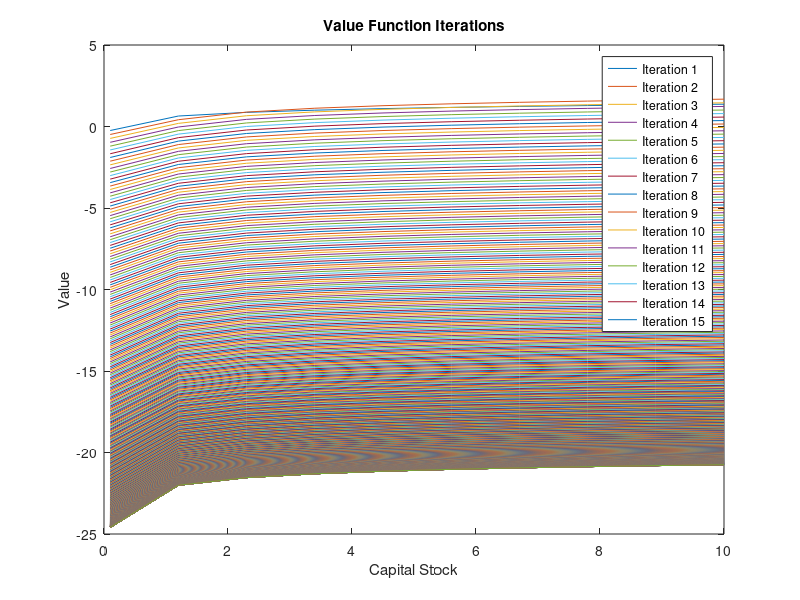
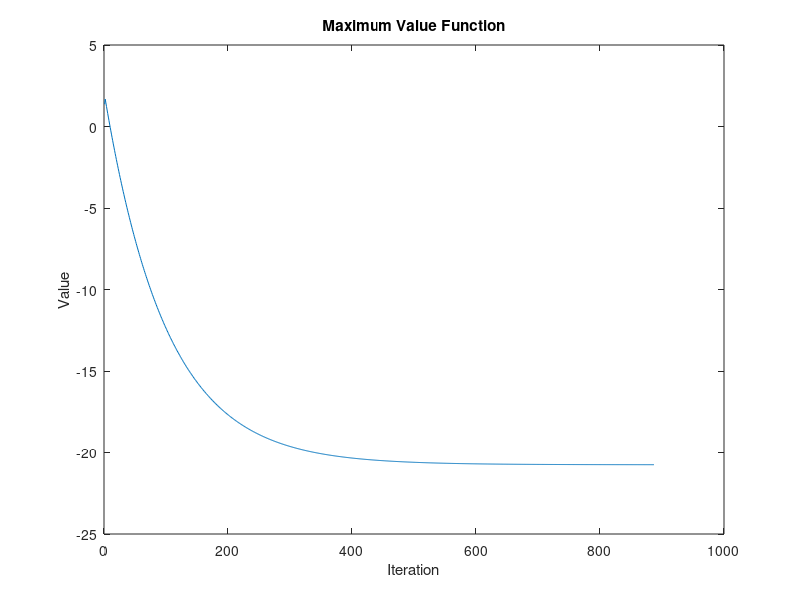
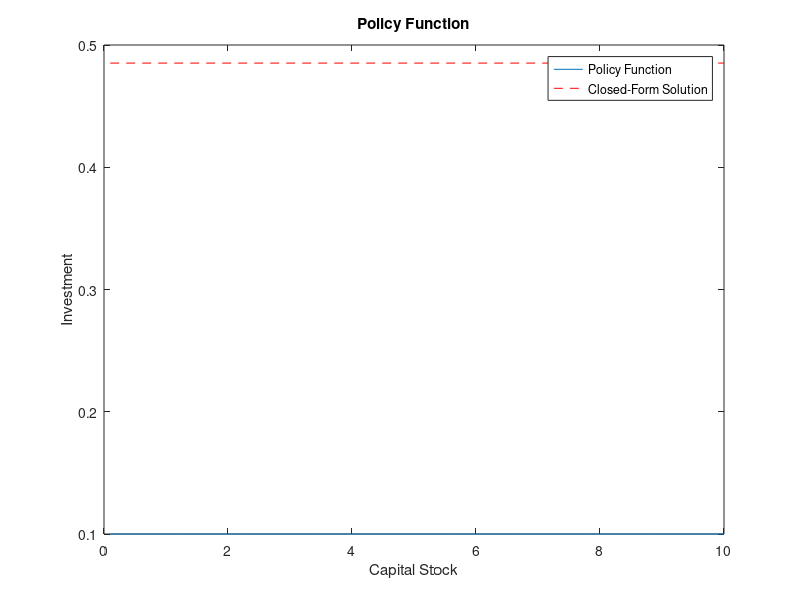
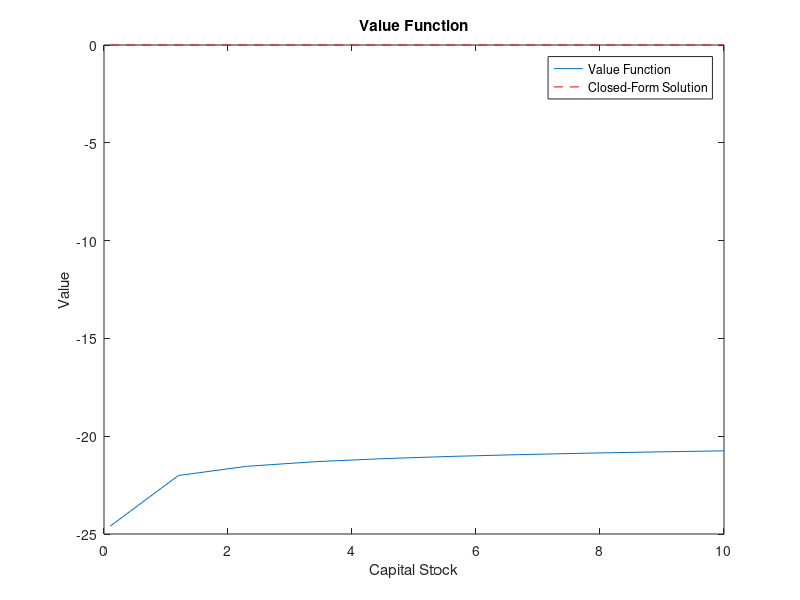

Write the MATLAB code that produced these figures, in order. (Note: a time limit stopped this script after it produced the figures.)
% Model parameters
N = 10;          % number of grid points
delta = 1;       % depreciation rate
beta = 0.99;     % discount factor
alpha = 0.33;    % capital share
A = 1.8855;      % technology parameter

% Grid for capital accumulation
k_min = 0.1;     % minimum capital stock
k_max = 10;      % maximum capital stock
k_grid = linspace(k_min, k_max, N)';  % capital grid

% Utility function
u = @(c) log(c);  % log utility

% Compute closed-form solution
k_star = (alpha*beta*A)^(1/(1-alpha));
V_star = log(A*k_star^alpha - delta*k_star) / (1-beta);

% Initial guess for value function
V = zeros(N, 1);

% Value function iteration
tol = 1e-4;       % convergence tolerance
maxiter = 1000;   % maximum number of iterations
V_all = zeros(N, maxiter);  % value function at each iteration
max_V = zeros(maxiter, 1);  % maximum value function across iterations
for iter = 1:maxiter
    V_old = V;
    for i = 1:N
        k = k_grid(i);
        c = A*k^alpha + (1-delta)*k - k_grid;
        c(c<=0) = eps;
        u_vec = u(c);
        [V(i), ~] = max(u_vec + beta*V_old);
    end
    V_all(:, iter) = V;
    max_V(iter) = max(V);
    if norm(V - V_old) < tol
        break
    end
end

% Policy function
[~, k_idx] = max(u_vec + beta*V_old, [], 2);
k_policy = k_grid(k_idx);

% Plot value function iterations
figure
plot(k_grid, V_all(:, 1:iter))
title('Value Function Iterations')
xlabel('Capital Stock')
ylabel('Value')
legend('Iteration 1', 'Iteration 2', 'Iteration 3', 'Iteration 4', 'Iteration 5', ...
    'Iteration 6', 'Iteration 7', 'Iteration 8', 'Iteration 9', 'Iteration 10', ...
    'Iteration 11', 'Iteration 12', 'Iteration 13', 'Iteration 14', 'Iteration 15')
saveas(gcf, 'value_function_iterations.png')

% Plot maximum value function
figure
plot(1:iter, max_V(1:iter))
title('Maximum Value Function')
xlabel('Iteration')
ylabel('Value')
saveas(gcf, 'maximum_value_function.png')

% Plot policy function and closed-form solution
figure
plot(k_grid, k_policy)
hold on
plot([k_min, k_max], [k_star, k_star], 'r--')
hold off
title('Policy Function')
xlabel('Capital Stock')
ylabel('Investment')
legend('Policy Function', 'Closed-Form Solution')
saveas(gcf, 'policy_function.png')

% Plot closed-form solution and final value function
figure
plot(k_grid, V_all(:, iter))
hold on
plot([k_min, k_max], [V_star, V_star], 'r--')
hold off
title('Value Function')
xlabel('Capital Stock')
ylabel('Value')
legend('Value Function', 'Closed-Form Solution')
saveas(gcf, 'value_function.png')

% --- With n = 100 ---- %

% Model parameters
N = 100;         % number of grid points
delta = 1;       % depreciation rate
beta = 0.99;     % discount factor
alpha = 0.33;    % capital share
A = 1.8855;      % technology parameter

% Grid for capital accumulation
k_min = 0.1;     % minimum capital stock
k_max = 10;      % maximum capital stock
k_grid = linspace(k_min, k_max, N)';  % capital grid

% Utility function
u = @(c) log(c);  % log utility

% Compute closed-form solution
k_star = (alpha*beta*A)^(1/(1-alpha));
V_star = log(A*k_star^alpha - delta*k_star) / (1-beta);

% Initial guess for value function
V = zeros(N, 1);

% Value function iteration
tol = 1e-4;       % convergence tolerance
maxiter = 1000;   % maximum number of iterations
V_all = zeros(N, maxiter);  % value function at each iteration
max_V = zeros(maxiter, 1);  % maximum value function across iterations
for iter = 1:maxiter
    V_old = V;
    for i = 1:N
        k = k_grid(i);
        c = A*k^alpha + (1-delta)*k - k_grid;
        c(c<=0) = eps;
        u_vec = u(c);
        [V(i), ~] = max(u_vec + beta*V_old);
    end
    V_all(:, iter) = V;
    max_V(iter) = max(V);
    if norm(V - V_old) < tol
        break
    end
end

% Policy function
[~, k_idx] = max(u_vec + beta*V_old, [], 2);
k_policy = k_grid(k_idx);

% Plot value function iterations
figure
plot(k_grid, V_all(:, 1:iter))
title('Value Function Iterations')
xlabel('Capital Stock')
ylabel('Value')
legend('Iteration 1', 'Iteration 2', 'Iteration 3', 'Iteration 4', 'Iteration 5', ...
    'Iteration 6', 'Iteration 7', 'Iteration 8', 'Iteration 9', 'Iteration 10', ...
    'Iteration 11', 'Iteration 12', 'Iteration 13', 'Iteration 14', 'Iteration 15')
saveas(gcf, 'value_function_iterations_n100.png')

% Plot maximum value function
figure
plot(1:iter, max_V(1:iter))
title('Maximum Value Function')
xlabel('Iteration')
ylabel('Value')
saveas(gcf, 'maximum_value_function_n100.png')

% Plot policy function and closed-form solution
figure
plot(k_grid, k_policy)
hold on
plot([k_min, k_max], [k_star, k_star], 'r--')
hold off
title('Policy Function')
xlabel('Capital Stock')
ylabel('Investment')
legend('Policy Function', 'Closed-Form Solution')
saveas(gcf, 'policy_function_n100.png')

% Plot closed-form solution and final value function
figure
plot(k_grid, V_all(:, iter))
hold on
plot([k_min, k_max], [V_star, V_star], 'r--')
hold off
title('Value Function')
xlabel('Capital Stock')
ylabel('Value')
legend('Value Function', 'Closed-Form Solution')
saveas(gcf, 'value_function_n100.png')

% ---- With n = 1000 ---- %
% Model parameters
N = 1000;        % number of grid points
delta = 1;       % depreciation rate
beta = 0.99;     % discount factor
alpha = 0.33;    % capital share
A = 1.8855;      % technology parameter

% Grid for capital accumulation
k_min = 0.1;     % minimum capital stock
k_max = 10;      % maximum capital stock
k_grid = linspace(k_min, k_max, N)';  % capital grid

% Utility function
u = @(c) log(c);  % log utility

% Compute closed-form solution
k_star = (alpha*beta*A)^(1/(1-alpha));
V_star = log(A*k_star^alpha - delta*k_star) / (1-beta);

% Initial guess for value function
V = zeros(N, 1);

% Value function iteration
tol = 1e-4;       % convergence tolerance
maxiter = 1000;   % maximum number of iterations
V_all = zeros(N, maxiter);  % value function at each iteration
max_V = zeros(maxiter, 1);  % maximum value function across iterations
for iter = 1:maxiter
    V_old = V;
    for i = 1:N
        k = k_grid(i);
        c = A*k^alpha + (1-delta)*k - k_grid;
        c(c<=0) = eps;
        u_vec = u(c);
        [V(i), ~] = max(u_vec + beta*V_old);
    end
    V_all(:, iter) = V;
    max_V(iter) = max(V);
    if norm(V - V_old) < tol
        break
    end
end

% Policy function
[~, k_idx] = max(u_vec + beta*V_old, [], 2);
k_policy = k_grid(k_idx);

% Plot value function iterations
figure
plot(k_grid, V_all(:, 1:iter))
title('Value Function Iterations')
xlabel('Capital Stock')
ylabel('Value')
legend('Iteration 1', 'Iteration 2', 'Iteration 3', 'Iteration 4', 'Iteration 5', ...
    'Iteration 6', 'Iteration 7', 'Iteration 8', 'Iteration 9', 'Iteration 10', ...
    'Iteration 11', 'Iteration 12', 'Iteration 13', 'Iteration 14', 'Iteration 15')
saveas(gcf, 'value_function_iterations_n1000.png')

% Plot maximum value function
figure
plot(1:iter, max_V(1:iter))
title('Maximum Value Function')
xlabel('Iteration')
ylabel('Value')
saveas(gcf, 'maximum_value_function_n1000.png')

% Plot policy function and closed-form solution
figure
plot(k_grid, k_policy)
hold on
plot([k_min, k_max], [k_star, k_star], 'r--')
hold off
title('Policy Function')
xlabel('Capital Stock')
ylabel('Investment')
legend('Policy Function', 'Closed-Form Solution')
saveas(gcf, 'policy_function_n1000.png')

% Plot closed-form solution and final value function
figure
plot(k_grid, V_all(:, iter))
hold on
plot([k_min, k_max], [V_star, V_star], 'r--')
hold off
title('Value Function')
xlabel('Capital Stock')
ylabel('Value')
legend('Value Function', 'Closed-Form Solution')
saveas(gcf, 'value_function_n1000.png')

% --- New utility function, depreciation rate and also n = 100 --- %

% Model parameters
N = 100;         % number of grid points
delta = 0.025;   % depreciation rate
beta = 0.99;     % discount factor
alpha = 0.33;    % capital share
sigma = 2;       % sigma for the new utility function
A = 1.8855;      % technology parameter

% Grid for capital accumulation
k_min = 0.1;     % minimum capital stock
k_max = 10;      % maximum capital stock
k_grid = linspace(k_min, k_max, N)';  % capital grid

% Utility function
u = @(c) c.^(1-sigma)/(1-sigma);

% Value function iteration
v = zeros(N,1);  % initial guess for value function
tol = 1e-6;      % convergence tolerance
diff = Inf;      % initial difference
iter = 0;        % iteration counter
while diff > tol
    % Policy function
    c = (1-delta)*k_grid + A*k_grid.^alpha - k_grid(1);
    c(c<=0) = eps;  % ensure nonnegative consumption
    y = u(c) + beta*v;
    [v_new, k_idx] = max(y, [], 2);
    k = k_grid(k_idx);
    
    % Difference and update
    diff = max(abs(v_new - v));
    v = v_new;
    iter = iter + 1;
end

% Plot policy function
figure;
plot(k_grid, k, 'linewidth', 2);
title('Policy Function');
xlabel('Capital Stock');
ylabel('Next Period Capital Stock');

% Export plot as PNG
saveas(gcf, 'last_policy.png')
